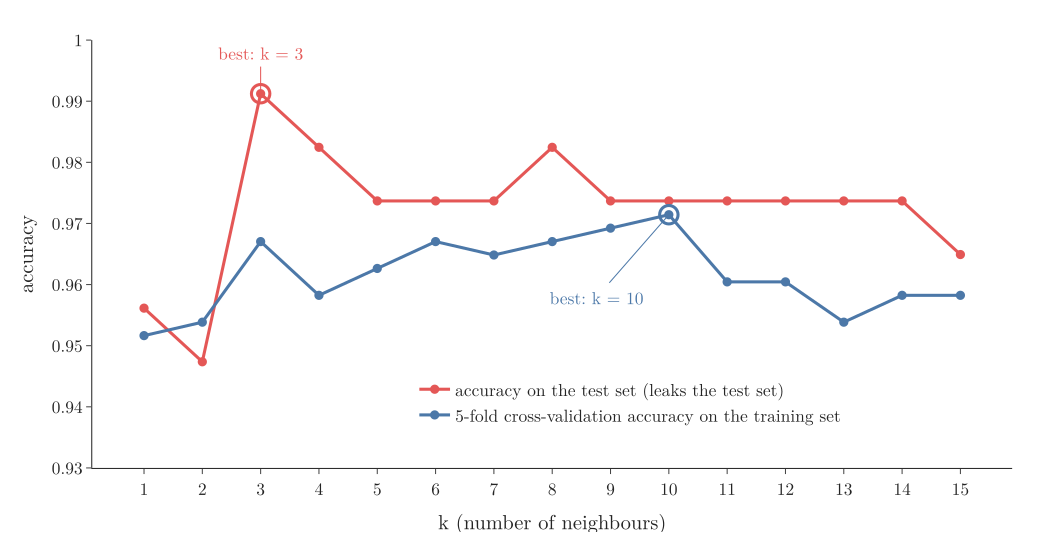

Write the Python code that produced this figure.
"""Choosing k on the breast cancer data: test accuracy (the shortcut) and 5-fold CV accuracy on the training set (Plotly)."""
from pathlib import Path

import numpy as np
import plotly.graph_objects as go
from sklearn.datasets import load_breast_cancer
from sklearn.model_selection import cross_val_score, train_test_split
from sklearn.neighbors import KNeighborsClassifier
from sklearn.pipeline import make_pipeline
from sklearn.preprocessing import StandardScaler

here = Path(__file__).parent
X, y = load_breast_cancer(return_X_y=True)
X_train, X_test, y_train, y_test = train_test_split(X, y, test_size=0.2, random_state=2)
ks = np.arange(1, 16)
test_acc, cv_acc = [], []
for k in ks:
    model = make_pipeline(StandardScaler(), KNeighborsClassifier(n_neighbors=k))
    cv_acc.append(cross_val_score(model, X_train, y_train, cv=5).mean())
    test_acc.append(model.fit(X_train, y_train).score(X_test, y_test))
print("test", np.round(test_acc, 3)); print("cv  ", np.round(cv_acc, 3))
fig = go.Figure()
fig.add_trace(go.Scatter(x=ks, y=test_acc, mode="lines+markers", line=dict(color="#E45756", width=3), marker=dict(size=9),
                         name="accuracy on the test set (leaks the test set)"))
fig.add_trace(go.Scatter(x=ks, y=cv_acc, mode="lines+markers", line=dict(color="#4C78A8", width=3), marker=dict(size=9),
                         name="5-fold cross-validation accuracy on the training set"))
for arr, col, ax, ay in ((test_acc, "#E45756", 0, -40), (cv_acc, "#4C78A8", -70, 80)):
    b = int(np.argmax(arr))
    fig.add_trace(go.Scatter(x=[ks[b]], y=[arr[b]], mode="markers", showlegend=False,
                             marker=dict(size=18, color=col, symbol="circle-open", line=dict(width=3))))
    fig.add_annotation(x=ks[b], y=arr[b], ax=ax, ay=ay, text=f"best: k = {ks[b]}", font=dict(size=17, color=col),
                       arrowcolor=col, bgcolor="white")
fig.update_layout(template="simple_white", width=1000, height=520, font=dict(family="Latin Modern Roman", size=17),
                  xaxis=dict(title="k (number of neighbours)", dtick=1), yaxis=dict(title="accuracy", range=[0.93, 1.0]),
                  legend=dict(x=0.35, y=0.08), margin=dict(l=70, r=20, t=30, b=60))
fig.write_image(here / "k_accuracy.png", scale=2); fig.write_image(here / "k_accuracy.pdf")
